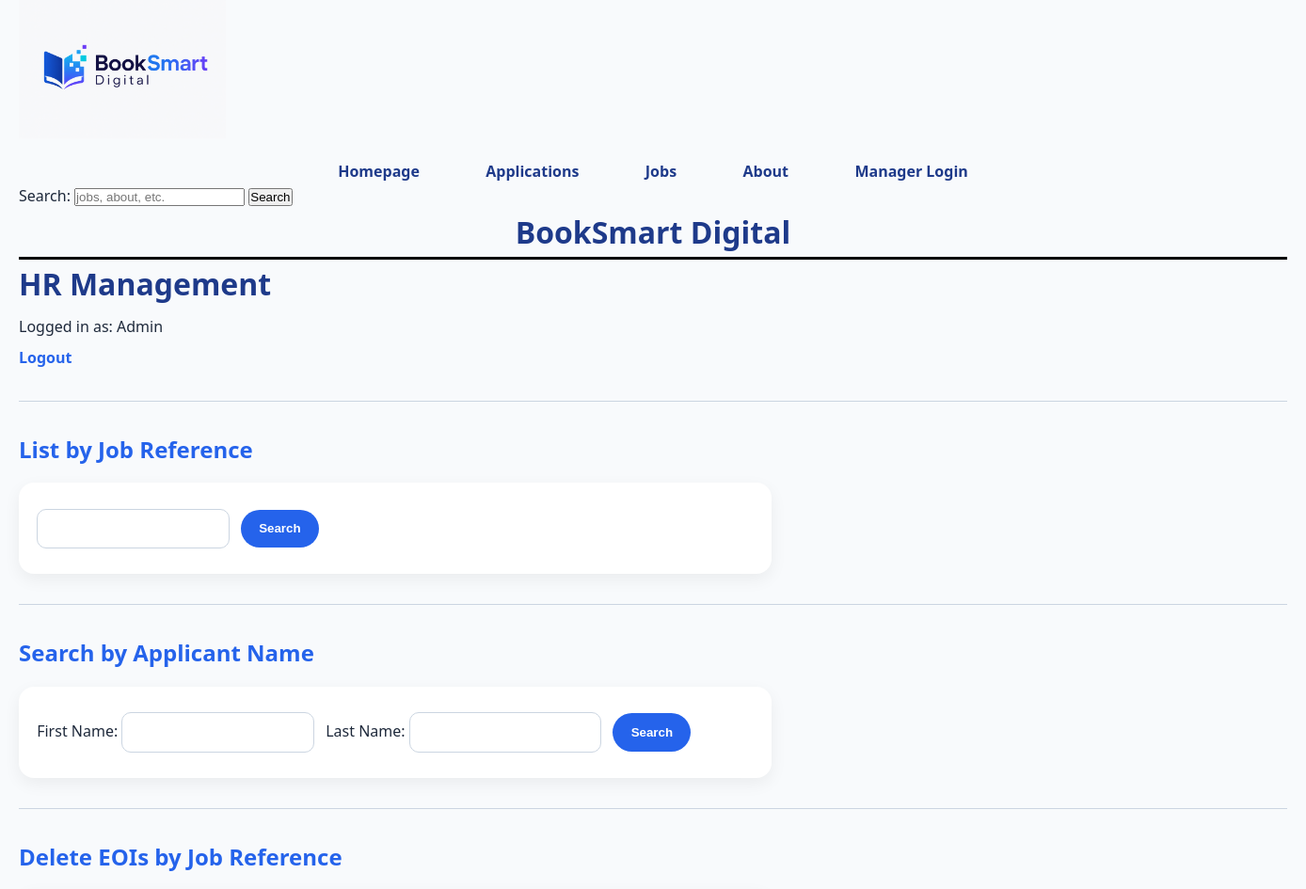
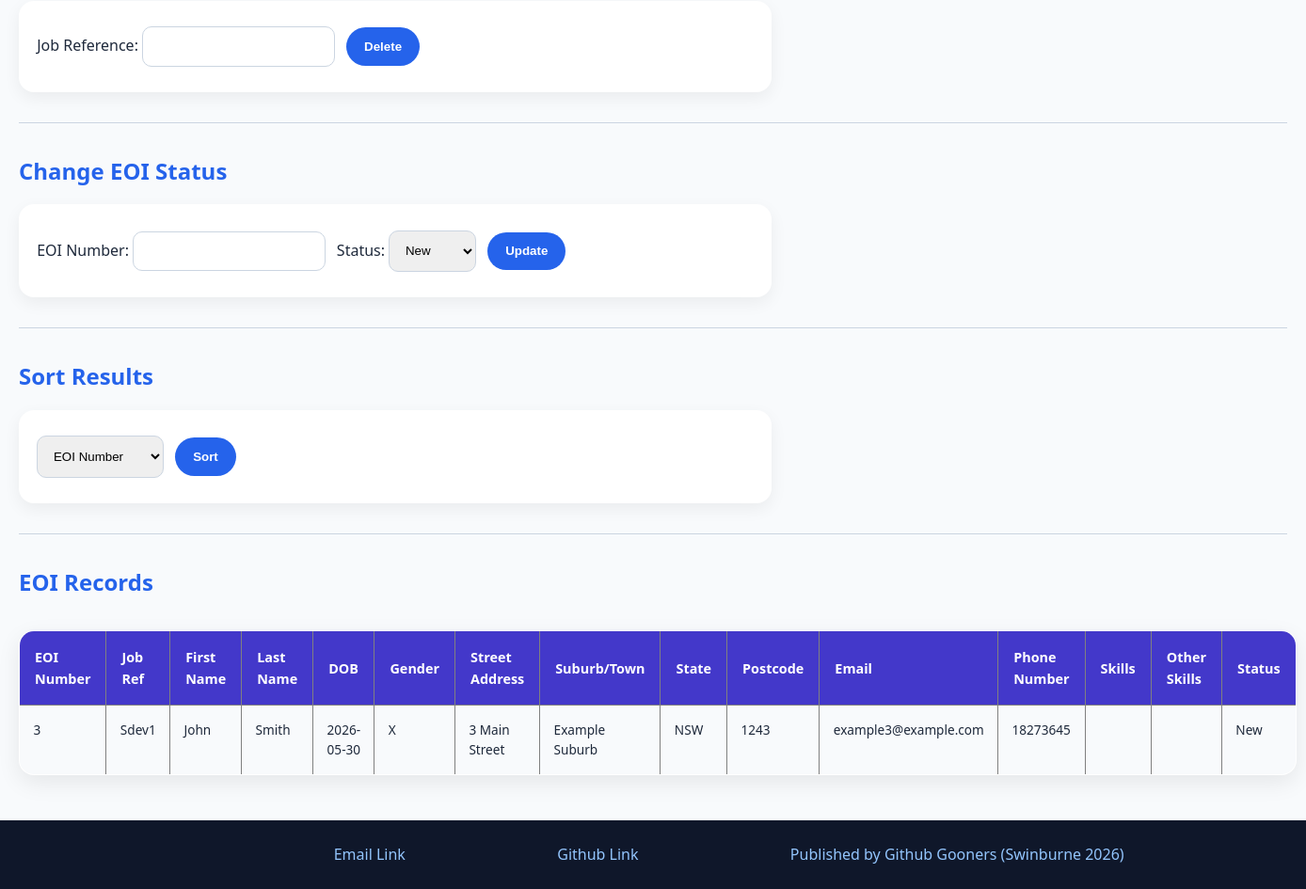
Page /pages/manage.php?job_ref=Sdev1 (signed in) on the committed database (2 pictures, top to bottom).
### tables this page shows
CREATE TABLE `eoi` (
  `EOInumber` int(11) NOT NULL,
  `job_ref` varchar(5) NOT NULL,
  `first_name` varchar(20) NOT NULL,
  `last_name` varchar(20) NOT NULL,
  `dob` date NOT NULL,
  `gender` varchar(1) NOT NULL,
  `street_address` varchar(40) NOT NULL,
  `suburb_town` varchar(40) NOT NULL,
  `state` varchar(3) NOT NULL,
  `postcode` varchar(4) NOT NULL,
  `email` varchar(40) NOT NULL,
  `phone_number` varchar(12) NOT NULL,
  `skills` text DEFAULT NULL,
  `other_skills` text DEFAULT NULL,
  `status` varchar(7) NOT NULL
);

### pages/manage.php (the view, shortened to what this page needs)
<?php
require_once("settings.php");
$conn = mysqli_connect($host, $user, $pwd, $sql_db);
$sort = "EOInumber";
$query = "SELECT * FROM eoi";
if (isset($_GET["job_ref"]) && $_GET["job_ref"] != "") {
    $job_ref = trim($_GET["job_ref"]);
    $query = "SELECT * FROM eoi
              WHERE job_ref='$job_ref'
              ORDER BY $sort";
}
else {
    $query .= " ORDER BY $sort";
}
$result = mysqli_query($conn, $query);
?>
<!DOCTYPE html>
<html lang="en">
<head>
    <link rel="stylesheet" href="../styles/styles.css">
</head>
<body>
<?php
    include '../IncFiles/header.inc';
?>
<div class="manage-page">
<h1>HR Management</h1>
<p>
    Logged in as:
    <?php echo $_SESSION["username"]; ?>
</p>
<p>
    <a href="logout.php">Logout</a>
</p>
<hr>
<h2>List by Job Reference</h2>
<form action="manage.php" method="get">
    <input type="text" name="job_ref">
    <input type="submit" value="Search">
</form>
<hr>
<h2>Search by Applicant Name</h2>
<form action="manage.php" method="get">
    First Name:
    <input type="text" name="first_name">
    Last Name:
    <input type="text" name="last_name">
    <input type="submit" value="Search">
</form>
<hr>
<h2>Delete EOIs by Job Reference</h2>
<form action="manage.php" method="post">
    Job Reference:
    <input type="text" name="delete_job_ref">
    <input type="submit" value="Delete">
</form>
<hr>
<h2>Change EOI Status</h2>
<form action="manage.php" method="post">
    EOI Number:
    <input type="number" name="eoi_number">
    Status:
    <select name="status">
        <option value="New">New</option>
    </select>
    <input type="submit" value="Update">
</form>
<hr>
<h2>Sort Results</h2>
<form action="manage.php" method="get">
    <select name="sort">
        <option value="EOInumber">EOI Number</option>
    </select>
    <input type="submit" value="Sort">
</form>
<hr>
<h2>EOI Records</h2>
<table border="1">
<tr>
    <th>EOI Number</th>
    <th>Job Ref</th>
    <th>First Name</th>
    <th>Last Name</th>
    <th>DOB</th>
    <th>Gender</th>
    <th>Street Address</th>
    <th>Suburb/Town</th>
    <th>State</th>
    <th>Postcode</th>
    <th>Email</th>
    <th>Phone Number</th>
    <th>Skills</th>
    <th>Other Skills</th>
    <th>Status</th>
</tr>
<?php
if ($result && mysqli_num_rows($result) > 0) {
    while ($row = mysqli_fetch_assoc($result)) {
        echo "<tr>";
        echo "<td>" . $row["EOInumber"] . "</td>";
        echo "<td>" . $row["job_ref"] . "</td>";
        echo "<td>" . $row["first_name"] . "</td>";
        echo "<td>" . $row["last_name"] . "</td>";
        echo "<td>" . $row["dob"] . "</td>";
        echo "<td>" . $row["gender"] . "</td>";
        echo "<td>" . $row["street_address"] . "</td>";
        echo "<td>" . $row["suburb_town"] . "</td>";
        echo "<td>" . $row["state"] . "</td>";
        echo "<td>" . $row["postcode"] . "</td>";
        echo "<td>" . $row["email"] . "</td>";
        echo "<td>" . $row["phone_number"] . "</td>";
        echo "<td>" . $row["skills"] . "</td>";
        echo "<td>" . $row["other_skills"] . "</td>";
        echo "<td>" . $row["status"] . "</td>";
        echo "</tr>";
    }
}
else {
    echo "<tr><td colspan='15'>No records found.</td></tr>";
}
?>
</table>
</div>
<?php include '../IncFiles/footer.inc';
?>
</body>
</html>

### styles/styles.css (style rules this page uses)
* { margin: 0; padding: 0; box-sizing: border-box; }
body { font-family: "Segoe UI", Arial, sans-serif; background: #F8FAFC; color: #1E293B; line-height: 1.6; padding-left: 20px; padding-right: 20px; }
h1 { color: #1E3A8A; }
h2 { color: #2563EB; }
.manage-page h1 { margin-bottom: 0.5rem; }
.manage-page h2 { margin-top: 2rem; margin-bottom: 1rem; }
.manage-page p { margin: 0.5rem 0; }
.manage-page p a { color: #2563EB; font-weight: 600; text-decoration: none; }
.manage-page hr { margin: 2rem 0; border: none; border-top: 1px solid #CBD5E1; }
.manage-page form { background: white; padding: 1.2rem; border-radius: 16px; box-shadow: 0 6px 18px rgba(0,0,0,0.06); max-width: 800px; margin-bottom: 1rem; }
.manage-page form input[type="text"], .manage-page form input[type="number"], .manage-page form select { padding: 0.8rem; border-radius: 10px; border: 1px solid #CBD5E1; margin: 0.5rem 0.5rem 0.5rem 0; outline: none; transition: 0.2s; }
.manage-page form input[type="submit"] { background: #2563EB; color: white; border: none; padding: 0.8rem 1.2rem; border-radius: 50px; cursor: pointer; font-weight: 600; transition: 0.3s; }
.manage-page table { width: 100%; border-collapse: collapse; background: white; border-radius: 16px; overflow: hidden; box-shadow: 0 8px 25px rgba(0,0,0,0.08); margin-top: 2rem; }
.manage-page table th { background: #4338CA; color: white; padding: 1rem; text-align: left; font-size: 0.9rem; }
.manage-page table td { padding: 0.9rem; border-bottom: 1px solid #E2E8F0; font-size: 0.85rem; vertical-align: top; }
.manage-page table tr:nth-child(even) { background: #F8FAFC; }

### rows in the picture
eoi: EOInumber "3", job_ref "Sdev1", first_name "John", last_name "Smith", dob "2026-05-30", gender "X", street_address "3 Main Street", suburb_town "Example Suburb", state "NSW", postcode "1243", email "example3@example.com", phone_number "18273645", status "New"

### other values in the picture
$_SESSION["username"] "Admin"
